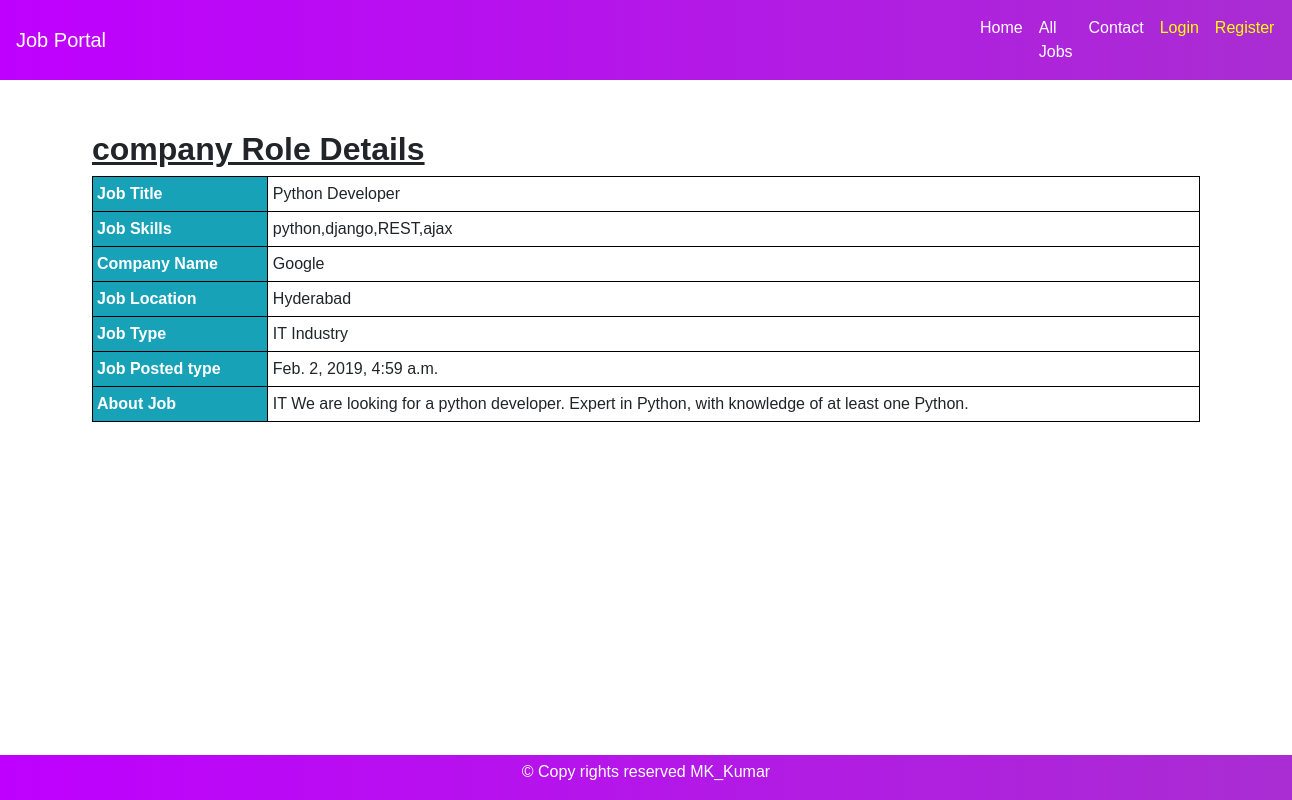
Page /job_details/1 on the committed database.
### jobs/models.py (models this page shows, shortened)
class Job(models.Model):
	title = models.CharField(max_length=100)
	skills = models.CharField(max_length=100)
	company = models.CharField(max_length=100)
	location = models.CharField(max_length=100)
	jobtype = models.CharField(max_length=100)
	posteddate = models.DateTimeField(auto_now_add=True)
	aboutjob = models.CharField(max_length=100)
	image = models.FileField(upload_to ='media' )

### jobs/views.py (the view)
# urls.py: path('job_details/<int:pk>',views.job_details,name='details'),
def job_details(request,pk):
	jl = Job.objects.filter(pk=pk)
	context = {
	'jl':jl
	}
	return render(request,'details.html',context)

### templates/details.html (shortened to what this page needs)
{% extends 'base.html' %}
{% load static %}
{% block content %}
<div class='container home_container x'>
	<h2><b><u>company Role Details</u></b></h2>
	<table style="width:100%">
	{% for j in jl %}
  <tr>
    <th class='p-1 mb-2 bg-info text-white'>Job Title</th>
    <td>{{j.title}}</td>
  </tr>
  <tr>
    <th class='p-1 mb-2 bg-info text-white'>Job Skills</th>
    <td>{{j.skills}}</td>
  </tr>
  <tr>
    <th class='p-1 mb-2 bg-info text-white'>Company Name</th>
    <td>{{j.company}}</td>
  </tr>
   <tr>
    <th class='p-1 mb-2 bg-info text-white'>Job Location</th>
    <td>{{j.location}}</td>
  </tr>
  <tr>
    <th class='p-1 mb-2 bg-info text-white'>Job Type</th>
    <td>{{j.jobtype}}</td>
  </tr>
  <tr>
    <th class='p-1 mb-2 bg-info text-white'>Job Posted type</th>
     <td>{{j.posteddate}}</td>
  </tr>
    <tr>
    <th class='p-1 mb-2 bg-info text-white'>About Job</th>
    <td>{{j.aboutjob}}</td>
  </tr>
  {% endfor %}
</table>
</div>
{% endblock %}

### static/css/base.css (style rules this page uses)
* { margin: 0px; padding: 0px; }
body { font-family: sans-serif; }
.home_container { padding-top: 30px; }

### static/css/login.css (style rules this page uses)
body { font-family: Arial, Helvetica, sans-serif; }
.container { padding: 16px; }

### templates/details.html (style rules this page uses)
table, th, td { border: 1px solid black; border-collapse: collapse; }
th, td { padding: 5px; text-align: left; }
.x { padding-top: 50px; }

### rows in the picture
Job: title "Python Developer", skills "python,django,REST,ajax", company "Google", location "Hyderabad", jobtype "IT Industry", posteddate "Feb. 2, 2019, 4:59 a.m.", aboutjob "IT We are looking for a python developer. Expert in Python, with knowledge of at least one Python."
